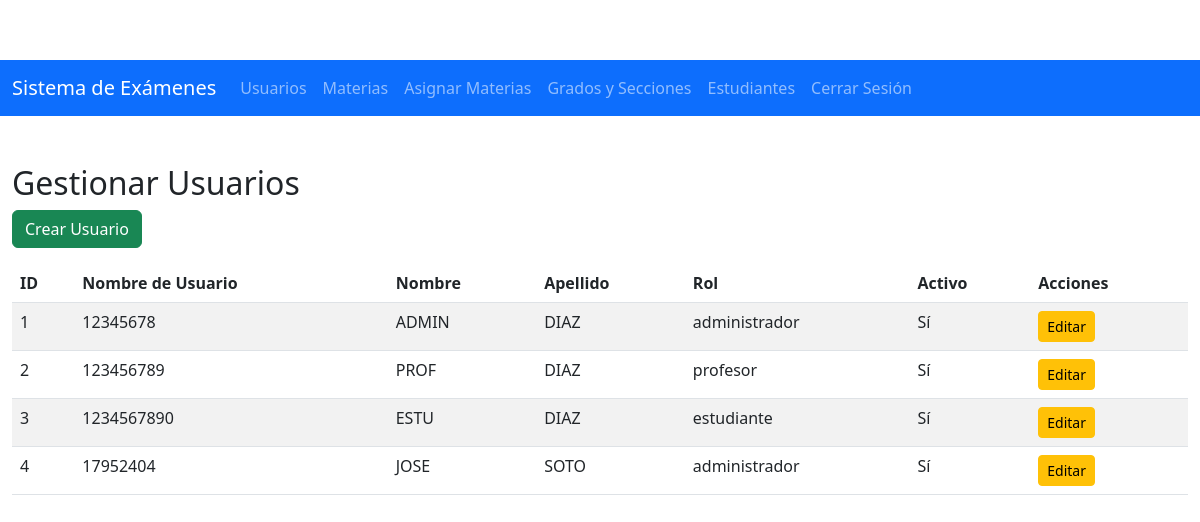
The page /gestion_usuarios.php (signed in) on the database its author committed.
### tables this page shows
CREATE TABLE `usuarios` (
  `id_usuario` int(11) NOT NULL,
  `nombre_usuario` varchar(100) NOT NULL,
  `contrasena_hash` varchar(255) NOT NULL,
  `id_rol` int(11) NOT NULL,
  `primer_nombre` varchar(50) NOT NULL,
  `segundo_nombre` varchar(50) DEFAULT NULL,
  `primer_apellido` varchar(50) NOT NULL,
  `segundo_apellido` varchar(50) DEFAULT NULL,
  `fecha_nacimiento` date NOT NULL,
  `correo` varchar(100) NOT NULL,
  `telefono` varchar(15) DEFAULT NULL,
  `activo` tinyint(1) NOT NULL DEFAULT 1
);

CREATE TABLE `roles` (
  `id_rol` int(11) NOT NULL,
  `nombre_rol` varchar(50) NOT NULL,
  `descripcion` varchar(255) NOT NULL
);

### gestion_usuarios.php (the view, shortened to what this page needs)
<?php
require_once 'includes/db.php';
require_once 'includes/menu.php';
$stmt = $pdo->query("SELECT u.id_usuario, u.nombre_usuario, u.primer_nombre, u.primer_apellido, r.nombre_rol AS rol, u.activo
                     FROM usuarios u
                     JOIN roles r ON u.id_rol = r.id_rol");
$usuarios = $stmt->fetchAll(PDO::FETCH_ASSOC);
?>
<!DOCTYPE html>
<html lang="es">
<head>
    <link href="https://cdn.jsdelivr.net/npm/bootstrap@5.3.0-alpha1/dist/css/bootstrap.min.css" rel="stylesheet">
    <link rel="stylesheet" href="css/styles.css">
</head>
<body>
    <div class="container mt-5">
        <h2>Gestionar Usuarios</h2>
        <a href="crear_usuario.php" class="btn btn-success mb-3">Crear Usuario</a>
        <table class="table table-striped">
            <thead>
                <tr>
                    <th>ID</th>
                    <th>Nombre de Usuario</th>
                    <th>Nombre</th>
                    <th>Apellido</th>
                    <th>Rol</th>
                    <th>Activo</th>
                    <th>Acciones</th>
                </tr>
            </thead>
            <tbody>
                <?php foreach ($usuarios as $usuario): ?>
                    <tr>
                        <td><?php echo $usuario['id_usuario']; ?></td>
                        <td><?php echo $usuario['nombre_usuario']; ?></td>
                        <td><?php echo $usuario['primer_nombre']; ?></td>
                        <td><?php echo $usuario['primer_apellido']; ?></td>
                        <td><?php echo $usuario['rol']; ?></td>
                        <td><?php echo $usuario['activo'] ? 'Sí' : 'No'; ?></td>
                        <td>
                            <a href="editar_usuario.php?id=<?php echo $usuario['id_usuario']; ?>" class="btn btn-sm btn-warning">Editar</a>
                        </td>
                    </tr>
                <?php endforeach; ?>
            </tbody>
        </table>
    </div>
</body>
</html>

### css/styles.css (style rules this page uses)
body { padding-top: 60px; }
.container { max-width: 1200px; }

### rows shown on the page
usuarios: id_usuario "1", nombre_usuario "12345678", primer_nombre "ADMIN", primer_apellido "DIAZ", id_rol.nombre_rol "administrador", activo "Sí"
usuarios: id_usuario "2", nombre_usuario "123456789", primer_nombre "PROF", primer_apellido "DIAZ", id_rol.nombre_rol "profesor", activo "Sí"
usuarios: id_usuario "3", nombre_usuario "1234567890", primer_nombre "ESTU", primer_apellido "DIAZ", id_rol.nombre_rol "estudiante", activo "Sí"
usuarios: id_usuario "4", nombre_usuario "17952404", primer_nombre "JOSE", primer_apellido "SOTO", id_rol.nombre_rol "administrador", activo "Sí"
